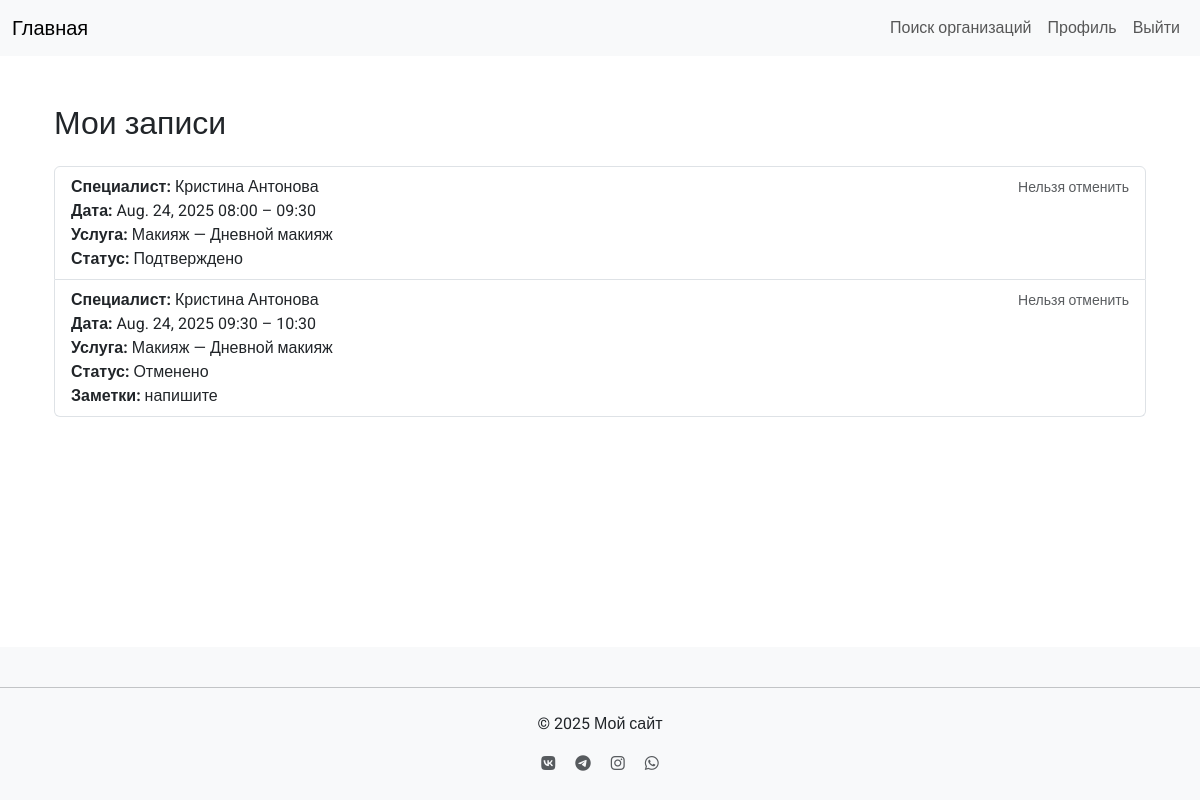
The page /booking/my-appointments/ (signed in) on the database as committed earlier.
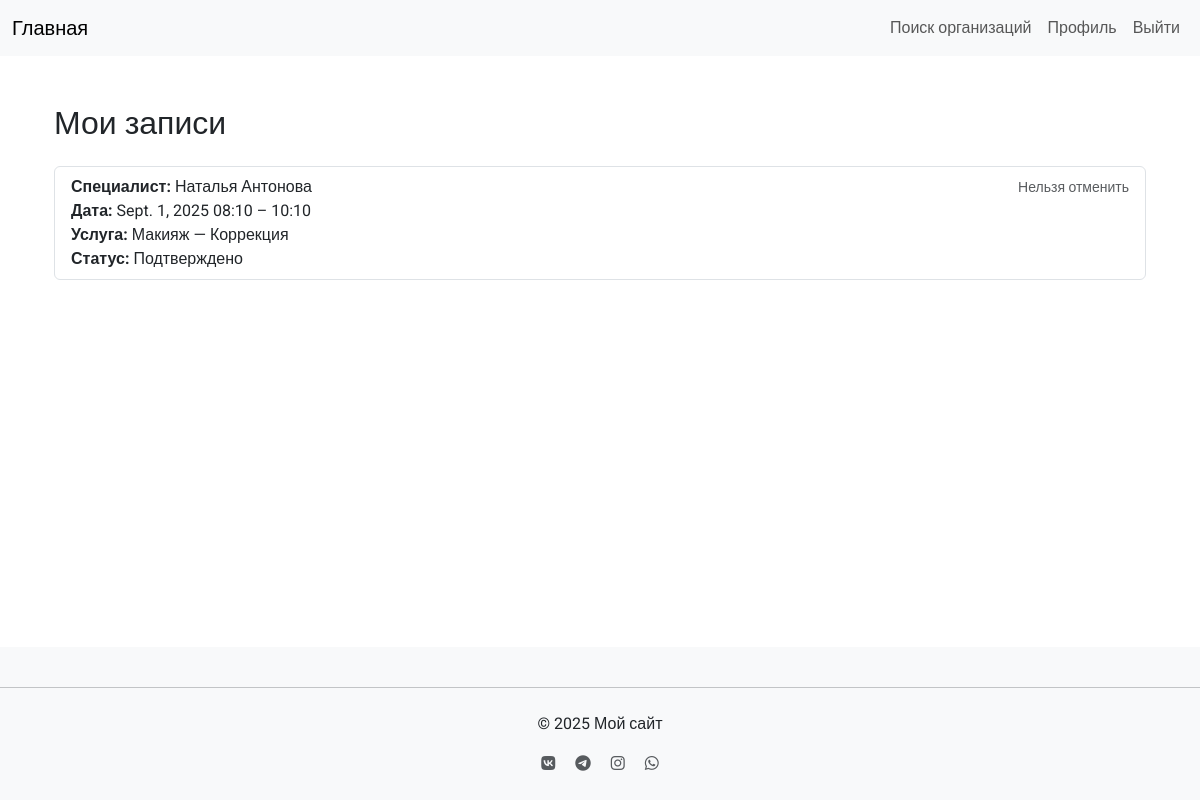
The same page on the database as committed later.
### booking/models.py (models this page shows, shortened)
class Appointment(models.Model):
    STATUS_PENDING = 'pending'
    STATUS_CONFIRMED = 'confirmed'
    STATUS_CANCELLED = 'cancelled'
    STATUS_CHOICES = [
        (STATUS_PENDING, 'Ожидает подтверждения'),
        (STATUS_CONFIRMED, 'Подтверждено'),
        (STATUS_CANCELLED, 'Отменено'),
    ]
    client = models.ForeignKey(ClientProfile, on_delete=models.CASCADE, related_name='appointments')
    specialist = models.ForeignKey(Specialist, on_delete=models.CASCADE, related_name='appointments')
    availability = models.ForeignKey(Availability, on_delete=models.CASCADE, related_name='appointments')
    service = models.ForeignKey(ServicePrice, on_delete=models.SET_NULL, null=True, blank=True, verbose_name='Услуга')
    notes = models.TextField(blank=True, verbose_name='Заметки')
    created_at = models.DateTimeField(auto_now_add=True)
    status = models.CharField(max_length=20, choices=STATUS_CHOICES, default=STATUS_PENDING)
    class Meta:
        verbose_name = 'Запись'
        verbose_name_plural = 'Записи'
        ordering = ['availability__date', 'availability__start_time']

class Availability(models.Model):
    specialist = models.ForeignKey(Specialist, on_delete=models.CASCADE, related_name='availabilities')
    date = models.DateField(verbose_name='Дата')
    start_time = models.TimeField(verbose_name='Начало')
    end_time = models.TimeField(verbose_name='Конец')
    service = models.ForeignKey(ServicePrice, on_delete=models.SET_NULL, null=True, blank=True, verbose_name='Услуга')
    created_at = models.DateTimeField(auto_now_add=True)
    class Meta:
        verbose_name = 'Доступное время'
        verbose_name_plural = 'Доступные времена'
        unique_together = ['specialist', 'date', 'start_time']
        ordering = ['date', 'start_time']

### showcase/models.py (models this page shows)
class Specialist(models.Model):
    showcase = models.ForeignKey(Showcase, on_delete=models.CASCADE, related_name='specialists')
    first_name = models.CharField("Имя", max_length=150)
    last_name = models.CharField("Фамилия", max_length=150, blank=True)
    position = models.CharField("Должность", max_length=150, blank=True)
    photo = models.ImageField("Фото", upload_to='showcase/specialists/', blank=True, null=True)
    phone = models.CharField("Телефон", max_length=30, blank=True)
    bio = models.TextField("О специалисте", blank=True)
    is_active = models.BooleanField("Показывать на витрине", default=True)
    order = models.PositiveIntegerField("Порядок (меньше — выше)", default=100)
    services = models.ManyToManyField(ServicePrice, blank=True, related_name='specialists', verbose_name='Услуги')
    created_at = models.DateTimeField("Создан", default=timezone.now)
    updated_at = models.DateTimeField("Обновлён", auto_now=True)
    class Meta:
        verbose_name = "Специалист"
        verbose_name_plural = "Специалисты"
        ordering = ['order', 'last_name', 'first_name']
    def __str__(self):
        return f"{self.first_name} {self.last_name}".strip()

### accounts/models.py (models this page shows, shortened)
class ServicePrice(models.Model):
    workshop = models.ForeignKey(WorkshopProfile, on_delete=models.CASCADE, related_name='service_prices')
    activity_area = models.ForeignKey(ActivityArea, on_delete=models.CASCADE, verbose_name='Сфера деятельности')
    service_name = models.CharField(max_length=100, verbose_name='Название услуги')
    price = models.DecimalField(max_digits=10, decimal_places=2, verbose_name='Цена')
    duration = models.CharField(max_length=50, blank=True, verbose_name='Длительность')
    class Meta:
        verbose_name = 'Цена услуги'
        verbose_name_plural = 'Цены услуг'

class ActivityArea(models.Model):
    CATEGORY_CHOICES = [
        ('hair', 'Уход за волосами'),
        ('nails', 'Ногтевой сервис'),
        ('cosmetology', 'Косметология'),
        ('makeup', 'Макияж'),
        ('brows_lashes', 'Уход за бровями и ресницами'),
        ('epilation', 'Эпиляция и депиляция'),
        ('body', 'Массаж и уход за телом'),
        ('tattoo_piercing', 'Тату и пирсинг'),
        ('styling', 'Стилистика и имидж'),
        ('kids', 'Детская бьюти-сфера'),
        ('alternative', 'Альтернативные направления'),
        ('education', 'Обучение и менторство'),
    ]
    name = models.CharField(max_length=100, verbose_name='Название')
    code = models.CharField(max_length=30, unique=True, verbose_name='Код')
    category = models.CharField(max_length=30, choices=CATEGORY_CHOICES, verbose_name='Категория')
    class Meta:
        verbose_name = 'Сфера деятельности'
        verbose_name_plural = 'Сферы деятельности'

### booking/views.py (the view)
# urls.py: path('my-appointments/', views.client_my_appointments, name='client_my_appointments'),
@login_required
def client_my_appointments(request):
    try:
        client = request.user.clientprofile
    except ClientProfile.DoesNotExist:
        messages.error(request, "Клиентский профиль не найден.")
        return redirect('accounts:profile')
    appointments = client.appointments.all().order_by('availability__date', 'availability__start_time')
    return render(request, 'booking/client_my_appointments.html', {
        'appointments': appointments,
        'today': date.today().isoformat(),
    })

### accounts/context_processors.py (called while the page is built)
def user_type(request):
    if request.user.is_authenticated:
        try:
            request.user.workshopprofile
            return {'is_workshop': True, 'is_client': False}
        except WorkshopProfile.DoesNotExist:
            try:
                request.user.clientprofile
                return {'is_workshop': False, 'is_client': True}
            except ClientProfile.DoesNotExist:
                pass
    return {'is_workshop': False, 'is_client': False}

### booking/templates/booking/client_my_appointments.html (shortened to what this page needs)
{% extends 'base.html' %}
{% block content %}
<div class="container my-4">
  <h2>Мои записи</h2>
  {% if appointments %}
    <ul class="list-group">
      {% for appointment in appointments %}
        <li class="list-group-item d-flex justify-content-between align-items-start">
          <div>
            <div><strong>Специалист:</strong> {{ appointment.specialist }}</div>
            <div>
              <strong>Дата:</strong> {{ appointment.availability.date }}
              {{ appointment.availability.start_time|date:"H:i" }} – {{ appointment.availability.end_time|date:"H:i" }}
            </div>
            {% if appointment.service %}
              <div><strong>Услуга:</strong>
                {% if appointment.service.activity_area %}
                  {{ appointment.service.activity_area.get_category_display }} —
                {% endif %}
                {{ appointment.service.service_name }}
              </div>
            {% endif %}
            <div><strong>Статус:</strong> {{ appointment.get_status_display }}</div>
            {% if appointment.notes %}
              <div><strong>Заметки:</strong> {{ appointment.notes }}</div>
            {% endif %}
          </div>
          <div class="text-end">
            {% if appointment.status != 'cancelled' and appointment.availability.date >= today %}
              <a class="btn btn-sm btn-danger" href="{% url 'booking:client_cancel_appointment' pk=appointment.pk %}"
                 onclick="return confirm('Вы уверены, что хотите отменить запись?');">Отменить</a>
            {% else %}
              <span class="text-muted small">Нельзя отменить</span>
            {% endif %}
          </div>
        </li>
      {% endfor %}
    </ul>
  {% else %}
    <div class="alert alert-info">У вас пока нет записей.</div>
  {% endif %}
</div>
{% endblock %}

Rows that differ between the two databases and show on the page:
removed Appointment: specialist "Кристина Антонова", availability "Aug. 24, 2025", availability.start_time "08:00", availability.end_time "09:30", service.activity_area.category "Макияж", service.service_name "Дневной макияж", status "Подтверждено", shows "Нельзя отменить"
removed Appointment: specialist "Кристина Антонова", availability "Aug. 24, 2025", availability.start_time "09:30", availability.end_time "10:30", service.activity_area.category "Макияж", service.service_name "Дневной макияж", status "Отменено", notes "напишите", shows "Нельзя отменить"
added Appointment: specialist "Наталья Антонова", availability "Sept. 1, 2025", availability.start_time "08:10", availability.end_time "10:10", service.activity_area.category "Макияж", service.service_name "Коррекция", status "Подтверждено", shows "Нельзя отменить"
